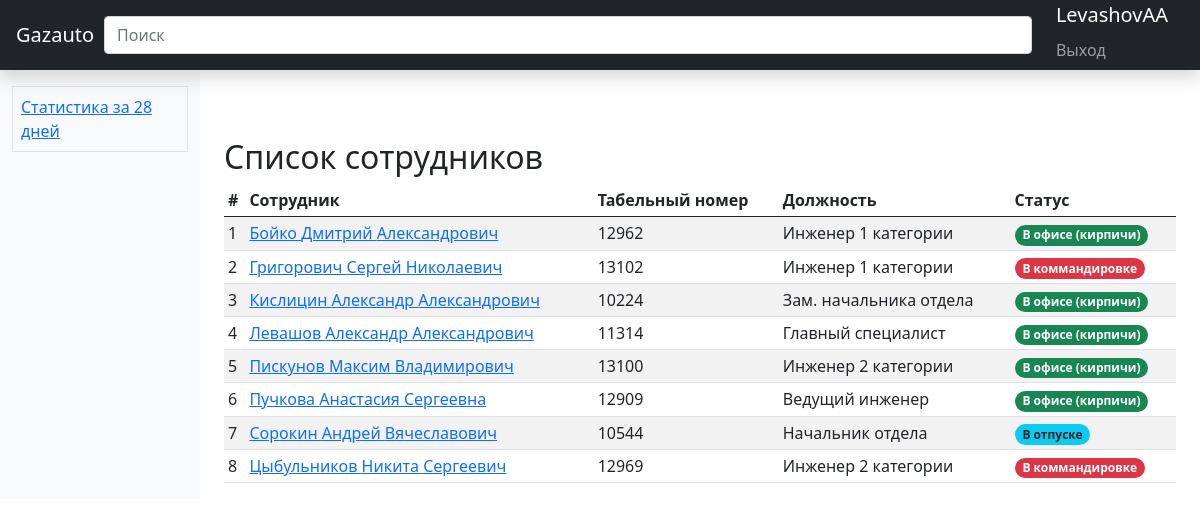
The page /user/ (signed in) on the database its author committed.
### statistic_app/models.py (models this page shows, shortened)
class Profile(models.Model):
    user = models.OneToOneField(User, on_delete=models.SET_NULL, null=True, verbose_name="Пользователь")
    father_name = models.CharField("Отчество", max_length=200, blank=True, null=True)
    tabel_num = models.IntegerField(verbose_name="Табельный номер", default=0)
    position = models.CharField("Должность", max_length=200)
    user_location = models.ForeignKey(UserLocation, verbose_name="Местоположение пользователя",
                                      on_delete=models.SET_NULL, null=True)
    url = models.SlugField(max_length=255, unique=True, db_index=True, verbose_name="URL", default=None, null=True,
                           blank=True)
    phone_number = models.CharField(max_length=12, blank=True, null=True)
    class Meta:
        ordering = ['-user.username']
    def get_absolute_url(self):
        return reverse('user_detail', kwargs={'slug': self.url})
    class Meta:
        verbose_name = "Сотрудник"
        verbose_name_plural = "Сотрудники"

class UserStatistic(models.Model):
    user_name = models.ForeignKey(Profile, verbose_name="Пользователь", on_delete=models.SET_NULL, null=True)
    user_location = models.ForeignKey(UserLocation, verbose_name="Местоположение пользователя",
                                      on_delete=models.SET_NULL, null=True)
    description = models.TextField("Описание события", null=True, blank=True)
    pub_date = models.DateField('Время события', default=datetime.date.today, blank=False, null=False)
    class Meta:
        verbose_name = "Статистика пользователя"
        verbose_name_plural = "Статистика пользователей"

class UserLocation(models.Model):
    BOOTSTRAP4_STYLE = [
        ('badge rounded-pill bg-primary', 'синий'),
        ('badge rounded-pill bg-secondary', 'серый'),
        ('badge rounded-pill bg-success', 'зеленый'),
        ('badge rounded-pill bg-info text-dark', 'голубой'),
        ('badge rounded-pill bg-warning text-dark', 'желтый'),
        ('badge rounded-pill bg-danger', 'красный'),
        ('badge rounded-pill bg-light text-dark', 'светлый'),
        ('badge rounded-pill bg-dark', 'темный')
    ]
    location = models.CharField("Местоположение пользователя", max_length=200, unique=True)
    loc_description = models.TextField("Описание местоположение", blank=True, null=True)
    loc_class = models.CharField("Класс bootstrap", max_length=200, choices=BOOTSTRAP4_STYLE,
                                 default='badge badge-pill bg-dark')
    class Meta:
        verbose_name = "Местоположение"
        verbose_name_plural = "Местоположения"

### statistic_app/views.py (the view, shortened to what this page needs)
# urls.py: path('user/', UsersView.as_view(), name='user_list'),
class UsersView(LoginRequiredMixin, View):
    login_url = '/accounts/login'
    model = Profile
    template_name = "user/users_list.html"
    paginate_by = 60
    search_quary = ''
    def get(self, request):
        contex = self.get_context_data()
        return render(request, self.template_name, contex)
    def get_queryset(self):
        if self.search_quary:
            queryset = Profile.objects.filter(Q(user__last_name__icontains=self.search_quary) |
                                              Q(user__first_name__icontains=self.search_quary) |
                                              Q(father_name__icontains=self.search_quary) | Q(
                position__icontains=self.search_quary))
        else:
            queryset = Profile.objects.all()
        ordered = sorted(queryset, key=operator.attrgetter('user.username'))
        return ordered
    def get_context_data(self):
        context = {}
        context['profile_list'] = self.get_queryset()
        context['location'] = UserLocation.objects.all()
        context['filter_id'] = list(range(1, len(context['location']) + 1))
        context['user_location'] = []
        for user in context['profile_list']:
            context['user_location'].append(UserStatistic.objects.filter(user_name=user).order_by('-pub_date')[:1][0])
        context['profile_list'] = zip(context['profile_list'], context['user_location'])
        return context

### templates/user/users_list.html (shortened to what this page needs)
{% extends 'index.html' %}
{% block filter %}
<div class="d-grid gap-3">
  <div class="p-2 bg-light border"><a class="link-primary" href="{% url 'statistics' %}">Статистика за 28 дней</a></div>
{% endblock %}
{% block contents %}
<h2>Список сотрудников</h2>
<div class="table-responsive">
    <table class="table table-striped table-sm">
        <thead>
        <tr>
            <th>#</th>
            <th>Сотрудник</th>
            <th>Табельный номер</th>
            <th>Должность</th>
            <th>Статус</th>
        </tr>
        </thead>
        <tbody>
        {% for user, location in profile_list %}
        <tr>
            <td>{{ forloop.counter }}</td>
            <td><a {% if user.url %} href="{{ user.get_absolute_url }}" {% endif %}>
                {{user.user.last_name }} {{ user.user.first_name }} {{ user.father_name }}</a></td>
            <td>{{ user.tabel_num }}</td>
            <td>{{ user.position }}</td>
            <td><span class="{{ location.user_location.loc_class }}">{{ location.user_location.location }}</span></td>
        </tr>
        {% endfor %}
        </tbody>
    </table>
</div>
{% endblock %}

### templates/index.html (shortened to what this page needs)
{% load static %}
<!doctype  html>
<html lang="ru">
<head>
    <link href="{% static 'css/bootstrap.min.css' %}" rel="stylesheet">
</head>
<body>
<header class="navbar navbar-dark sticky-top bg-dark flex-md-nowrap p-0 shadow">
    <a class="navbar-brand col-md-2 col-lg-1 me-1 px-3" href="{% url 'user_list' %}">Gazauto</a>
    {% if '/user' in request.get_full_path and profile is defined %}
    <form action="" method="post" class="w-100 me-2">
        <input class="form-control form-control-dark w-100 me-2" type="search" placeholder="Поиск" aria-label="Поиск"
           name="search_line">
    </form>
    {% endif %}
    <ul class="navbar-nav px-3">
        {% if user.is_authenticated %}
        <li class="nav-item text-nowrap">
            <a class="navbar-brand">{{user.username}}</a>
            <a class="nav-link" href="{% url 'logout' %}">Выход</a>
        </li>
        {% else %}
        <li class="nav-item text-nowrap">
            <a class="nav-link" href="{% url 'login' %}">Вход</a>
        </li>
        {% endif %}
    </ul>
</header>
<div class="container-fluid">
    <div class="row">
        <nav id="sidebarMenu" class="col-md-3 col-lg-2 d-md-block bg-light sidebar collapse">
            <div class="position-sticky pt-3">
                <ul class="nav flex-column">
                    <li class="nav-item">
                        {% block filter %}
                        {% endblock %}
                    </li>
                </ul>
            </div>
        </nav>
        <main class="col-md-4 ms-sm-auto col-lg-10 px-md-4">
            <canvas class="my-4 w-100 chartjs-render-monitor" id="myChart" width="913" height="585"
                    style="display: block; height: 20px; width: 609px;"></canvas>
            {% block contents %}{% endblock %}
        </main>
    </div>
</div>
</body>

### rows shown on the page
Profile: user.last_name "Бойко", user.first_name "Дмитрий", father_name "Александрович", tabel_num "12962", position "Инженер 1 категории", user_location.location "В офисе (кирпичи)"
Profile: user.last_name "Григорович", user.first_name "Сергей", father_name "Николаевич", tabel_num "13102", position "Инженер 1 категории", user_location.location "В коммандировке"
Profile: user.last_name "Кислицин", user.first_name "Александр", father_name "Александрович", tabel_num "10224", position "Зам. начальника отдела", user_location.location "В офисе (кирпичи)"
Profile: user.last_name "Левашов", user.first_name "Александр", father_name "Александрович", tabel_num "11314", position "Главный специалист", user_location.location "В офисе (кирпичи)"
Profile: user.last_name "Пискунов", user.first_name "Максим", father_name "Владимирович", tabel_num "13100", position "Инженер 2 категории", user_location.location "В офисе (кирпичи)"
Profile: user.last_name "Пучкова", user.first_name "Анастасия", father_name "Сергеевна", tabel_num "12909", position "Ведущий инженер", user_location.location "В офисе (кирпичи)"
Profile: user.last_name "Сорокин", user.first_name "Андрей", father_name "Вячеславович", tabel_num "10544", position "Начальник отдела", user_location.location "В отпуске"
Profile: user.last_name "Цыбульников", user.first_name "Никита", father_name "Сергеевич", tabel_num "12969", position "Инженер 2 категории", user_location.location "В коммандировке"

### other values the page prints
{{ user.username }} "LevashovAA"
